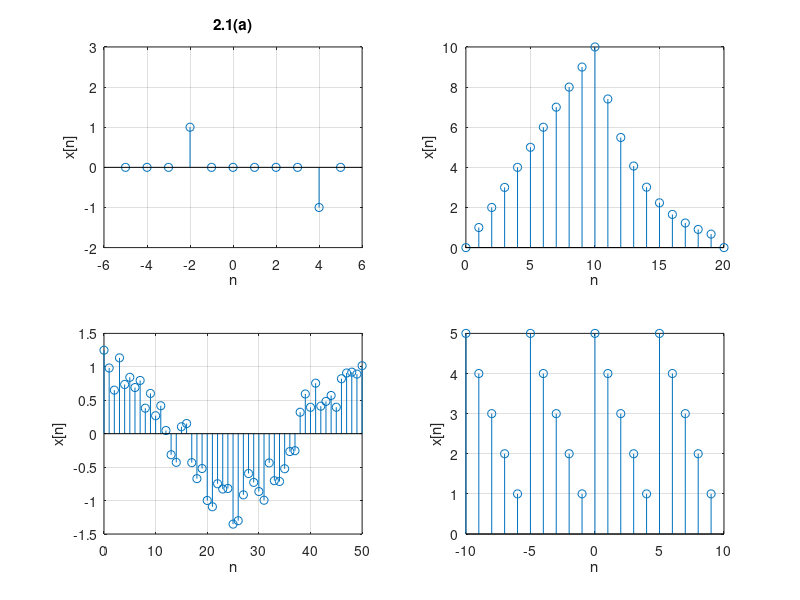

Write MATLAB code to recreate this figure.
% Example 2.1 from textbook

%% A
% x[n] = 2*delta(n + 2) - delta(n - 4), -5 <= n <= 5
clc;clear;

n0 = -2;
n1 = 4;

n = -5:5;

x = ((n - n0) == 0) -((n - n1) == 0);
figure; subplot(221);
stem(n,x)
ylim([-2 3]);
grid on;
xlabel('n'); ylabel('x[n]')
title('2.1(a)')

%% B
% x[n] = n(u(n) - u(n-10)] + 10exp(-0.3w(n-10)(u(n-10)-u(n-20)]
clc;clear;
n = 0:20;

n0 = 10;
a = n;
b = (n >= 0) - ((n - n0) >= 0);
c = 10 * exp(-0.3*(n-n0));
d = (n - n0) >= 0;
e = (n - 2*n0) >= 0;

x = a.*b + c.*(d-e);
subplot(222);
stem(n,x); grid on;
xlabel('n'); ylabel('x[n]')

%% C
clc;clear;
n = 0:50;
N = length(n);
x = cos(0.04*pi*n) + 0.2*randn(1,N);
subplot(223);
stem(n,x); grid on;
xlabel('n'); ylabel('x[n]')

%% D
clc;clear;
n = -10:9;
x = flip(1:5);
x_tilde = [x x x x];
subplot(224);
stem(n,x_tilde); grid on;
xlabel('n'); ylabel('x[n]')


















